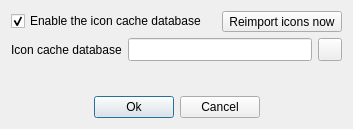
<?xml version="1.0" encoding="UTF-8"?>
<ui version="4.0">
 <class>IconCacheSetupDialog</class>
 <widget class="QDialog" name="IconCacheSetupDialog">
  <property name="geometry">
   <rect>
    <x>0</x>
    <y>0</y>
    <width>353</width>
    <height>129</height>
   </rect>
  </property>
  <property name="windowTitle">
   <string>Icon cache database setup</string>
  </property>
  <layout class="QGridLayout" name="gridLayout">
   <item row="0" column="0">
    <widget class="QCheckBox" name="checkBoxEnableIconCacheDatabase">
     <property name="toolTip">
      <string>Enable the icon cache database</string>
     </property>
     <property name="text">
      <string>Enable the icon cache database</string>
     </property>
     <property name="checked">
      <bool>true</bool>
     </property>
    </widget>
   </item>
   <item row="1" column="0" colspan="2">
    <layout class="QHBoxLayout" name="horizontalLayout">
     <item>
      <widget class="QLabel" name="labelIconCacheDatabase">
       <property name="text">
        <string>Icon cache database</string>
       </property>
      </widget>
     </item>
     <item>
      <widget class="QLineEdit" name="lineEditIconCacheDatabase">
       <property name="sizePolicy">
        <sizepolicy hsizetype="Expanding" vsizetype="Minimum">
         <horstretch>0</horstretch>
         <verstretch>0</verstretch>
        </sizepolicy>
       </property>
       <property name="toolTip">
        <string>Icon cache database file (write)</string>
       </property>
       <property name="text">
        <string/>
       </property>
      </widget>
     </item>
     <item>
      <widget class="QToolButton" name="toolButtonBrowseIconCacheDatabase">
       <property name="sizePolicy">
        <sizepolicy hsizetype="Fixed" vsizetype="Minimum">
         <horstretch>0</horstretch>
         <verstretch>0</verstretch>
        </sizepolicy>
       </property>
       <property name="toolTip">
        <string>Browse icon cache database file</string>
       </property>
       <property name="icon">
        <iconset resource="../qmc2.qrc">
         <normaloff>:/data/img/fileopen.png</normaloff>:/data/img/fileopen.png</iconset>
       </property>
      </widget>
     </item>
    </layout>
   </item>
   <item row="3" column="0" colspan="2">
    <layout class="QHBoxLayout" name="horizontalLayout_2">
     <item>
      <spacer name="horizontalSpacer1">
       <property name="orientation">
        <enum>Qt::Horizontal</enum>
       </property>
       <property name="sizeHint" stdset="0">
        <size>
         <width>50</width>
         <height>20</height>
        </size>
       </property>
      </spacer>
     </item>
     <item>
      <widget class="QPushButton" name="pushButtonOk">
       <property name="toolTip">
        <string>Apply changes and close dialog</string>
       </property>
       <property name="text">
        <string>Ok</string>
       </property>
      </widget>
     </item>
     <item>
      <widget class="QPushButton" name="pushButtonCancel">
       <property name="toolTip">
        <string>Revert changes and close dialog</string>
       </property>
       <property name="text">
        <string>Cancel</string>
       </property>
      </widget>
     </item>
     <item>
      <spacer name="horizontalSpacer2">
       <property name="orientation">
        <enum>Qt::Horizontal</enum>
       </property>
       <property name="sizeHint" stdset="0">
        <size>
         <width>50</width>
         <height>20</height>
        </size>
       </property>
      </spacer>
     </item>
    </layout>
   </item>
   <item row="2" column="0" colspan="2">
    <spacer name="verticalSpacer">
     <property name="orientation">
      <enum>Qt::Vertical</enum>
     </property>
     <property name="sizeHint" stdset="0">
      <size>
       <width>20</width>
       <height>0</height>
      </size>
     </property>
    </spacer>
   </item>
   <item row="0" column="1">
    <widget class="QToolButton" name="toolButtonImportIcons">
     <property name="toolTip">
      <string>Reimport icons to the cache database now</string>
     </property>
     <property name="text">
      <string>Reimport icons now</string>
     </property>
     <property name="icon">
      <iconset resource="../qmc2.qrc">
       <normaloff>:/data/img/rebuild.png</normaloff>:/data/img/rebuild.png</iconset>
     </property>
     <property name="toolButtonStyle">
      <enum>Qt::ToolButtonTextBesideIcon</enum>
     </property>
    </widget>
   </item>
  </layout>
 </widget>
 <tabstops>
  <tabstop>checkBoxEnableIconCacheDatabase</tabstop>
  <tabstop>toolButtonImportIcons</tabstop>
  <tabstop>lineEditIconCacheDatabase</tabstop>
  <tabstop>toolButtonBrowseIconCacheDatabase</tabstop>
  <tabstop>pushButtonOk</tabstop>
  <tabstop>pushButtonCancel</tabstop>
 </tabstops>
 <resources>
  <include location="../qmc2.qrc"/>
 </resources>
 <connections>
  <connection>
   <sender>checkBoxEnableIconCacheDatabase</sender>
   <signal>toggled(bool)</signal>
   <receiver>labelIconCacheDatabase</receiver>
   <slot>setEnabled(bool)</slot>
   <hints>
    <hint type="sourcelabel">
     <x>71</x>
     <y>21</y>
    </hint>
    <hint type="destinationlabel">
     <x>70</x>
     <y>54</y>
    </hint>
   </hints>
  </connection>
  <connection>
   <sender>checkBoxEnableIconCacheDatabase</sender>
   <signal>toggled(bool)</signal>
   <receiver>lineEditIconCacheDatabase</receiver>
   <slot>setEnabled(bool)</slot>
   <hints>
    <hint type="sourcelabel">
     <x>103</x>
     <y>25</y>
    </hint>
    <hint type="destinationlabel">
     <x>140</x>
     <y>49</y>
    </hint>
   </hints>
  </connection>
  <connection>
   <sender>checkBoxEnableIconCacheDatabase</sender>
   <signal>toggled(bool)</signal>
   <receiver>toolButtonBrowseIconCacheDatabase</receiver>
   <slot>setEnabled(bool)</slot>
   <hints>
    <hint type="sourcelabel">
     <x>163</x>
     <y>13</y>
    </hint>
    <hint type="destinationlabel">
     <x>325</x>
     <y>60</y>
    </hint>
   </hints>
  </connection>
  <connection>
   <sender>pushButtonOk</sender>
   <signal>clicked()</signal>
   <receiver>IconCacheSetupDialog</receiver>
   <slot>accept()</slot>
   <hints>
    <hint type="sourcelabel">
     <x>131</x>
     <y>103</y>
    </hint>
    <hint type="destinationlabel">
     <x>27</x>
     <y>106</y>
    </hint>
   </hints>
  </connection>
  <connection>
   <sender>pushButtonCancel</sender>
   <signal>clicked()</signal>
   <receiver>IconCacheSetupDialog</receiver>
   <slot>reject()</slot>
   <hints>
    <hint type="sourcelabel">
     <x>212</x>
     <y>104</y>
    </hint>
    <hint type="destinationlabel">
     <x>283</x>
     <y>108</y>
    </hint>
   </hints>
  </connection>
 </connections>
</ui>
